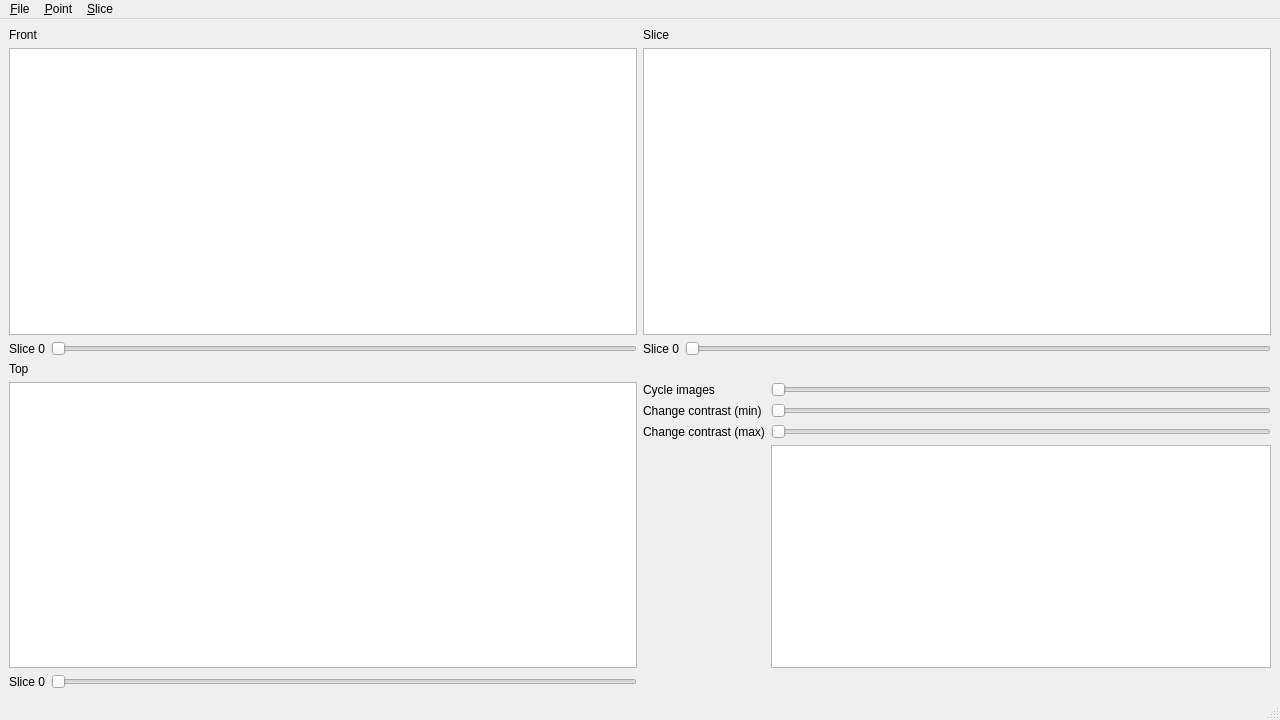
<?xml version="1.0" encoding="UTF-8"?>
<ui version="4.0">
 <class>MainWindow</class>
 <widget class="QMainWindow" name="MainWindow">
  <property name="geometry">
   <rect>
    <x>0</x>
    <y>0</y>
    <width>1280</width>
    <height>720</height>
   </rect>
  </property>
  <property name="windowTitle">
   <string>MainWindow</string>
  </property>
  <widget class="QWidget" name="centralwidget">
   <layout class="QGridLayout" name="gridLayout">
    <item row="0" column="1">
     <widget class="QLabel" name="label_viewer_0">
      <property name="text">
       <string>Slice</string>
      </property>
     </widget>
    </item>
    <item row="4" column="1">
     <layout class="QGridLayout" name="grid_layout">
      <item row="4" column="2">
       <widget class="QListView" name="points_list"/>
      </item>
      <item row="3" column="1">
       <widget class="QLabel" name="image_contrst_max_label">
        <property name="text">
         <string>Change contrast (max)</string>
        </property>
       </widget>
      </item>
      <item row="3" column="2">
       <widget class="QSlider" name="image_contrast_max_slider">
        <property name="orientation">
         <enum>Qt::Horizontal</enum>
        </property>
       </widget>
      </item>
      <item row="2" column="2">
       <widget class="QSlider" name="image_contrast_min_slider">
        <property name="orientation">
         <enum>Qt::Horizontal</enum>
        </property>
       </widget>
      </item>
      <item row="2" column="1">
       <widget class="QLabel" name="image_contrast_min_label">
        <property name="text">
         <string>Change contrast (min)</string>
        </property>
       </widget>
      </item>
      <item row="1" column="2">
       <widget class="QSlider" name="image_cycle_slider">
        <property name="orientation">
         <enum>Qt::Horizontal</enum>
        </property>
       </widget>
      </item>
      <item row="1" column="1">
       <widget class="QLabel" name="image_cycle_label">
        <property name="text">
         <string>Cycle images</string>
        </property>
       </widget>
      </item>
     </layout>
    </item>
    <item row="1" column="1">
     <widget class="CursorGraphicsView" name="image_viewer_0">
      <property name="cursor" stdset="0">
       <cursorShape>CrossCursor</cursorShape>
      </property>
      <property name="verticalScrollBarPolicy">
       <enum>Qt::ScrollBarAsNeeded</enum>
      </property>
      <property name="horizontalScrollBarPolicy">
       <enum>Qt::ScrollBarAlwaysOff</enum>
      </property>
     </widget>
    </item>
    <item row="1" column="0">
     <widget class="CursorGraphicsView" name="image_viewer_1">
      <property name="cursor" stdset="0">
       <cursorShape>CrossCursor</cursorShape>
      </property>
      <property name="verticalScrollBarPolicy">
       <enum>Qt::ScrollBarAlwaysOff</enum>
      </property>
      <property name="horizontalScrollBarPolicy">
       <enum>Qt::ScrollBarAlwaysOff</enum>
      </property>
     </widget>
    </item>
    <item row="2" column="1">
     <layout class="QHBoxLayout" name="horizontal_layout_0">
      <item>
       <widget class="QLabel" name="image_slice_label_0">
        <property name="text">
         <string>Slice 0</string>
        </property>
       </widget>
      </item>
      <item>
       <widget class="QSlider" name="image_slider_0">
        <property name="orientation">
         <enum>Qt::Horizontal</enum>
        </property>
       </widget>
      </item>
     </layout>
    </item>
    <item row="2" column="0">
     <layout class="QHBoxLayout" name="horizontal_layout_1">
      <item>
       <widget class="QLabel" name="image_slice_label_1">
        <property name="text">
         <string>Slice 0</string>
        </property>
       </widget>
      </item>
      <item>
       <widget class="QSlider" name="image_slider_1">
        <property name="orientation">
         <enum>Qt::Horizontal</enum>
        </property>
       </widget>
      </item>
     </layout>
    </item>
    <item row="5" column="0">
     <layout class="QHBoxLayout" name="horizontal_layout_2">
      <item>
       <widget class="QLabel" name="image_slice_label_2">
        <property name="text">
         <string>Slice 0</string>
        </property>
       </widget>
      </item>
      <item>
       <widget class="QSlider" name="image_slider_2">
        <property name="orientation">
         <enum>Qt::Horizontal</enum>
        </property>
       </widget>
      </item>
     </layout>
    </item>
    <item row="4" column="0">
     <widget class="CursorGraphicsView" name="image_viewer_2">
      <property name="cursor" stdset="0">
       <cursorShape>CrossCursor</cursorShape>
      </property>
      <property name="verticalScrollBarPolicy">
       <enum>Qt::ScrollBarAlwaysOff</enum>
      </property>
      <property name="horizontalScrollBarPolicy">
       <enum>Qt::ScrollBarAlwaysOff</enum>
      </property>
     </widget>
    </item>
    <item row="0" column="0">
     <widget class="QLabel" name="label_viewer_1">
      <property name="text">
       <string>Front</string>
      </property>
     </widget>
    </item>
    <item row="3" column="0">
     <widget class="QLabel" name="label_viewer_2">
      <property name="text">
       <string>Top</string>
      </property>
     </widget>
    </item>
   </layout>
  </widget>
  <widget class="QMenuBar" name="menubar">
   <property name="geometry">
    <rect>
     <x>0</x>
     <y>0</y>
     <width>1280</width>
     <height>21</height>
    </rect>
   </property>
   <widget class="QMenu" name="menuFile">
    <property name="title">
     <string>&amp;File</string>
    </property>
    <addaction name="action_Open"/>
    <addaction name="action_Exit"/>
   </widget>
   <widget class="QMenu" name="menuPoint">
    <property name="title">
     <string>&amp;Point</string>
    </property>
    <addaction name="action_Save"/>
    <addaction name="action_Save_points_to_file"/>
    <addaction name="action_Delete"/>
   </widget>
   <widget class="QMenu" name="menuSlice">
    <property name="title">
     <string>&amp;Slice</string>
    </property>
    <addaction name="action_Save_sagittal_slice"/>
    <addaction name="action_Save_coronal_slice"/>
    <addaction name="action_Save_transverse_slice"/>
   </widget>
   <addaction name="menuFile"/>
   <addaction name="menuPoint"/>
   <addaction name="menuSlice"/>
  </widget>
  <widget class="QStatusBar" name="statusbar"/>
  <action name="action_Open">
   <property name="text">
    <string>&amp;Open</string>
   </property>
  </action>
  <action name="action_Exit">
   <property name="text">
    <string>&amp;Exit</string>
   </property>
  </action>
  <action name="action_Save">
   <property name="text">
    <string>&amp;Save</string>
   </property>
  </action>
  <action name="action_Delete">
   <property name="text">
    <string>&amp;Delete</string>
   </property>
  </action>
  <action name="action_Save_points_to_file">
   <property name="text">
    <string>Save points to &amp;file</string>
   </property>
  </action>
  <action name="action_Save_coronal_slice">
   <property name="text">
    <string>Save &amp;coronal slice</string>
   </property>
  </action>
  <action name="action_Save_sagittal_slice">
   <property name="text">
    <string>Save &amp;sagittal slice</string>
   </property>
  </action>
  <action name="action_Save_transverse_slice">
   <property name="text">
    <string>Save &amp;transverse slice</string>
   </property>
  </action>
 </widget>
 <customwidgets>
  <customwidget>
   <class>CursorGraphicsView</class>
   <extends>QGraphicsView</extends>
   <header>CursorGraphicsView.h</header>
  </customwidget>
 </customwidgets>
 <resources/>
 <connections>
  <connection>
   <sender>action_Exit</sender>
   <signal>triggered()</signal>
   <receiver>MainWindow</receiver>
   <slot>close()</slot>
   <hints>
    <hint type="sourcelabel">
     <x>-1</x>
     <y>-1</y>
    </hint>
    <hint type="destinationlabel">
     <x>399</x>
     <y>299</y>
    </hint>
   </hints>
  </connection>
 </connections>
</ui>
